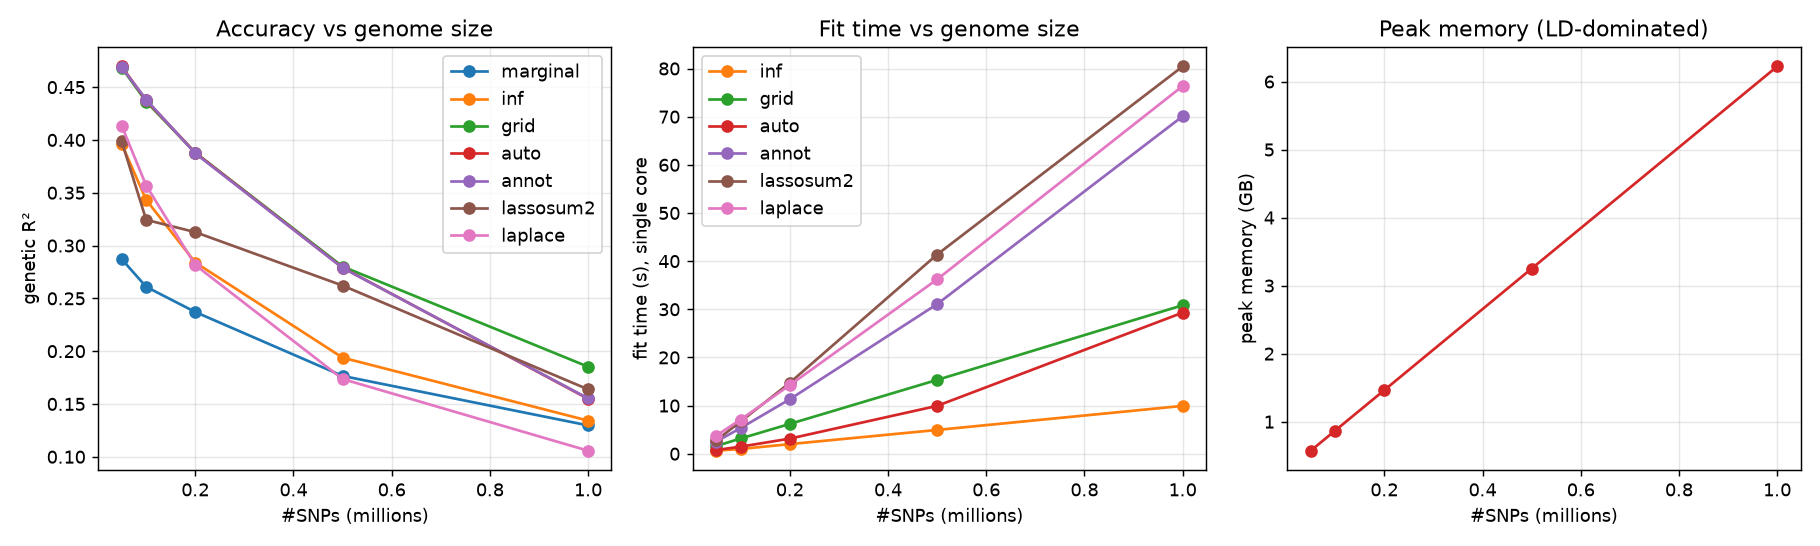

Write Python code to recreate this figure.
"""Methods compared on BOTH accuracy and scalability, as the genome grows.

For each genome size (realistic coalescent LD cycled from ``ld_library.npz``,
one sparse architecture h2=0.5/p=0.01, N=50k, single core) every LDpred3 method
is fit and scored: marginal (no LD), inf, grid (oracle h2/p), auto (self-tuning)
and annot (one uninformative annotation). Each size runs in its own subprocess
(``_method_worker.py``) so the peak memory is clean. Reports genetic R2, fit time
and peak memory per method vs #SNPs, writes ``method_scaling.csv`` and a 3-panel
figure ``method_scaling.png``.

    OPENBLAS_NUM_THREADS=1 OMP_NUM_THREADS=1 python benchmarks/method_scaling.py
    python benchmarks/method_scaling.py 100000 500000      # custom sizes
"""
import os
import sys
import csv
import json
import subprocess

HERE = os.path.dirname(os.path.abspath(__file__))
WORKER = os.path.join(HERE, "_method_worker.py")
METHODS = ["marginal", "inf", "grid", "auto", "annot", "lassosum2", "laplace"]
SIZES = [int(float(a)) for a in sys.argv[1:]] or \
        [50_000, 100_000, 200_000, 500_000, 1_000_000]

env = dict(os.environ, OPENBLAS_NUM_THREADS="1", OMP_NUM_THREADS="1",
           MKL_NUM_THREADS="1", NUMBA_NUM_THREADS="1", NUMEXPR_NUM_THREADS="1")

results = {}   # nsnps -> {"mem_gb":.., "methods": {meth: {time,r2}}}
for m in SIZES:
    r = subprocess.run([sys.executable, WORKER, str(m)], env=env,
                       capture_output=True, text=True)
    if r.returncode != 0:
        sys.stderr.write(r.stdout + r.stderr)
        raise RuntimeError(f"worker failed at m={m}")
    res = json.loads([ln for ln in r.stdout.splitlines()
                      if ln.startswith("RESULT ")][-1][7:])
    results[m] = res
    a = res["methods"]
    print(f"  m={m:>8}  mem={res['mem_gb']:.2f}GB  "
          + "  ".join(f"{k}:R2={a[k]['r2']:.3f}/{a[k]['time']:.1f}s"
                      for k in METHODS), flush=True)

rows = []
for m in SIZES:
    a = results[m]["methods"]
    for meth in METHODS:
        rows.append([m, meth, round(a[meth]["time"], 3), round(a[meth]["r2"], 4),
                     round(results[m]["mem_gb"], 3)])
with open(os.path.join(HERE, "method_scaling.csv"), "w", newline="") as fh:
    w = csv.writer(fh)
    w.writerow(["nsnps", "method", "time_s", "genetic_r2", "peak_gb"])
    w.writerows(rows)


def _table(title, key, fmt):
    print(f"\n{title}")
    hdr = f"{'#SNPs':>8} | " + " ".join(f"{m:>8}" for m in METHODS)
    print(hdr); print("-" * len(hdr))
    for m in SIZES:
        a = results[m]["methods"]
        print(f"{m:>8} | " + " ".join(f"{a[meth][key]:>8{fmt}}" for meth in METHODS))


print("\nMethods: accuracy vs scalability on realistic coalescent LD "
      "(h2=0.5, p=0.01, N=50000, single core)")
_table("Genetic R2 by method vs #SNPs (accuracy; power dilutes as #SNPs grows):",
       "r2", ".3f")
_table("Fit time (s) by method vs #SNPs (scalability):", "time", ".1f")
print("\nPeak memory (GB, LD-dominated -> ~method-independent):")
for m in SIZES:
    print(f"{m:>8} | {results[m]['mem_gb']:.2f} GB")

# ---- figure ---------------------------------------------------------------
try:
    import matplotlib
    matplotlib.use("Agg")
    import matplotlib.pyplot as plt
    import numpy as np

    x = np.array(SIZES) / 1e6
    colors = {"marginal": "C0", "inf": "C1", "grid": "C2", "auto": "C3",
              "annot": "C4", "lassosum2": "C5", "laplace": "C6"}  # consistent across panels
    fig, (axr, axt, axm) = plt.subplots(1, 3, figsize=(14, 4.2))
    for meth in METHODS:
        r2 = [results[m]["methods"][meth]["r2"] for m in SIZES]
        tt = [results[m]["methods"][meth]["time"] for m in SIZES]
        axr.plot(x, r2, "o-", color=colors[meth], label=meth)
        if meth != "marginal":
            axt.plot(x, tt, "o-", color=colors[meth], label=meth)
    axr.set_xlabel("#SNPs (millions)"); axr.set_ylabel("genetic R²")
    axr.set_title("Accuracy vs genome size"); axr.legend(); axr.grid(alpha=.3)
    axt.set_xlabel("#SNPs (millions)"); axt.set_ylabel("fit time (s), single core")
    axt.set_title("Fit time vs genome size"); axt.legend(); axt.grid(alpha=.3)
    mem = [results[m]["mem_gb"] for m in SIZES]
    axm.plot(x, mem, "o-", color="C3")
    axm.set_xlabel("#SNPs (millions)"); axm.set_ylabel("peak memory (GB)")
    axm.set_title("Peak memory (LD-dominated)"); axm.grid(alpha=.3)
    fig.tight_layout()
    fig.savefig(os.path.join(HERE, "method_scaling.png"), dpi=130)
    print("\nwrote method_scaling.csv and method_scaling.png")
except ImportError:
    print("\nwrote method_scaling.csv (matplotlib absent: no figure)")
